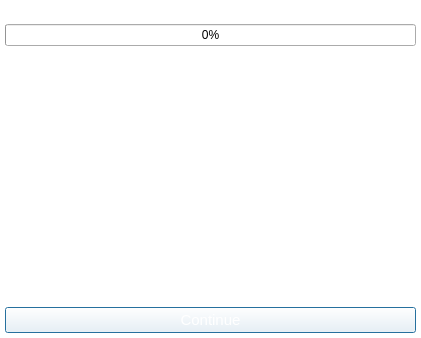
<?xml version="1.0" encoding="UTF-8"?>
<ui version="4.0">
 <class>CheckListDlg</class>
 <widget class="QDialog" name="CheckListDlg">
  <property name="geometry">
   <rect>
    <x>0</x>
    <y>0</y>
    <width>421</width>
    <height>338</height>
   </rect>
  </property>
  <property name="styleSheet">
   <string notr="true">QDialog#CheckListDlg{background-color: rgb(255, 255, 255);}</string>
  </property>
  <layout class="QGridLayout" name="gridLayout">
   <property name="leftMargin">
    <number>5</number>
   </property>
   <property name="topMargin">
    <number>5</number>
   </property>
   <property name="rightMargin">
    <number>5</number>
   </property>
   <property name="bottomMargin">
    <number>5</number>
   </property>
   <property name="spacing">
    <number>5</number>
   </property>
   <item row="0" column="0">
    <widget class="QLabel" name="labelText">
     <property name="lineWidth">
      <number>0</number>
     </property>
     <property name="alignment">
      <set>Qt::AlignCenter</set>
     </property>
    </widget>
   </item>
   <item row="2" column="0" colspan="2">
    <widget class="QScrollArea" name="scrollArea">
     <property name="sizePolicy">
      <sizepolicy hsizetype="Preferred" vsizetype="Expanding">
       <horstretch>0</horstretch>
       <verstretch>0</verstretch>
      </sizepolicy>
     </property>
     <property name="styleSheet">
      <string notr="true">background-color: rgb(255, 255, 255);</string>
     </property>
     <property name="frameShape">
      <enum>QFrame::NoFrame</enum>
     </property>
     <property name="frameShadow">
      <enum>QFrame::Sunken</enum>
     </property>
     <property name="lineWidth">
      <number>0</number>
     </property>
     <property name="midLineWidth">
      <number>0</number>
     </property>
     <property name="widgetResizable">
      <bool>true</bool>
     </property>
     <widget class="QWidget" name="scrollAreaWidgetContents">
      <property name="geometry">
       <rect>
        <x>0</x>
        <y>0</y>
        <width>411</width>
        <height>256</height>
       </rect>
      </property>
      <property name="styleSheet">
       <string notr="true">background-color: rgb(255, 255, 255);</string>
      </property>
      <layout class="QVBoxLayout" name="verticalLayout">
       <property name="spacing">
        <number>5</number>
       </property>
       <property name="leftMargin">
        <number>5</number>
       </property>
       <property name="topMargin">
        <number>5</number>
       </property>
       <property name="rightMargin">
        <number>5</number>
       </property>
       <property name="bottomMargin">
        <number>5</number>
       </property>
      </layout>
     </widget>
    </widget>
   </item>
   <item row="1" column="0" colspan="2">
    <widget class="MovingPrograssBar" name="progressBar">
     <property name="value">
      <number>0</number>
     </property>
    </widget>
   </item>
   <item row="3" column="0" colspan="2">
    <widget class="CustomImageButtonWidget" name="btnContinue">
     <property name="palette">
      <palette>
       <active>
        <colorrole role="Button">
         <brush brushstyle="SolidPattern">
          <color alpha="255">
           <red>255</red>
           <green>255</green>
           <blue>255</blue>
          </color>
         </brush>
        </colorrole>
        <colorrole role="ButtonText">
         <brush brushstyle="SolidPattern">
          <color alpha="255">
           <red>255</red>
           <green>255</green>
           <blue>255</blue>
          </color>
         </brush>
        </colorrole>
        <colorrole role="Base">
         <brush brushstyle="SolidPattern">
          <color alpha="255">
           <red>255</red>
           <green>255</green>
           <blue>255</blue>
          </color>
         </brush>
        </colorrole>
        <colorrole role="Window">
         <brush brushstyle="SolidPattern">
          <color alpha="255">
           <red>255</red>
           <green>255</green>
           <blue>255</blue>
          </color>
         </brush>
        </colorrole>
       </active>
       <inactive>
        <colorrole role="Button">
         <brush brushstyle="SolidPattern">
          <color alpha="255">
           <red>255</red>
           <green>255</green>
           <blue>255</blue>
          </color>
         </brush>
        </colorrole>
        <colorrole role="ButtonText">
         <brush brushstyle="SolidPattern">
          <color alpha="255">
           <red>255</red>
           <green>255</green>
           <blue>255</blue>
          </color>
         </brush>
        </colorrole>
        <colorrole role="Base">
         <brush brushstyle="SolidPattern">
          <color alpha="255">
           <red>255</red>
           <green>255</green>
           <blue>255</blue>
          </color>
         </brush>
        </colorrole>
        <colorrole role="Window">
         <brush brushstyle="SolidPattern">
          <color alpha="255">
           <red>255</red>
           <green>255</green>
           <blue>255</blue>
          </color>
         </brush>
        </colorrole>
       </inactive>
       <disabled>
        <colorrole role="Button">
         <brush brushstyle="SolidPattern">
          <color alpha="255">
           <red>255</red>
           <green>255</green>
           <blue>255</blue>
          </color>
         </brush>
        </colorrole>
        <colorrole role="ButtonText">
         <brush brushstyle="SolidPattern">
          <color alpha="255">
           <red>120</red>
           <green>120</green>
           <blue>120</blue>
          </color>
         </brush>
        </colorrole>
        <colorrole role="Base">
         <brush brushstyle="SolidPattern">
          <color alpha="255">
           <red>255</red>
           <green>255</green>
           <blue>255</blue>
          </color>
         </brush>
        </colorrole>
        <colorrole role="Window">
         <brush brushstyle="SolidPattern">
          <color alpha="255">
           <red>255</red>
           <green>255</green>
           <blue>255</blue>
          </color>
         </brush>
        </colorrole>
       </disabled>
      </palette>
     </property>
     <property name="font">
      <font>
       <pointsize>11</pointsize>
       <weight>50</weight>
       <bold>false</bold>
      </font>
     </property>
     <property name="text">
      <string>Continue</string>
     </property>
    </widget>
   </item>
  </layout>
 </widget>
 <customwidgets>
  <customwidget>
   <class>CustomImageButtonWidget</class>
   <extends>QPushButton</extends>
   <header>UIClass/CustomWidget/CustomImageButtonWidget.h</header>
  </customwidget>
  <customwidget>
   <class>MovingPrograssBar</class>
   <extends>QProgressBar</extends>
   <header>UIClass/CustomWidget/MovingPrograssBar.h</header>
  </customwidget>
 </customwidgets>
 <resources/>
 <connections/>
</ui>
